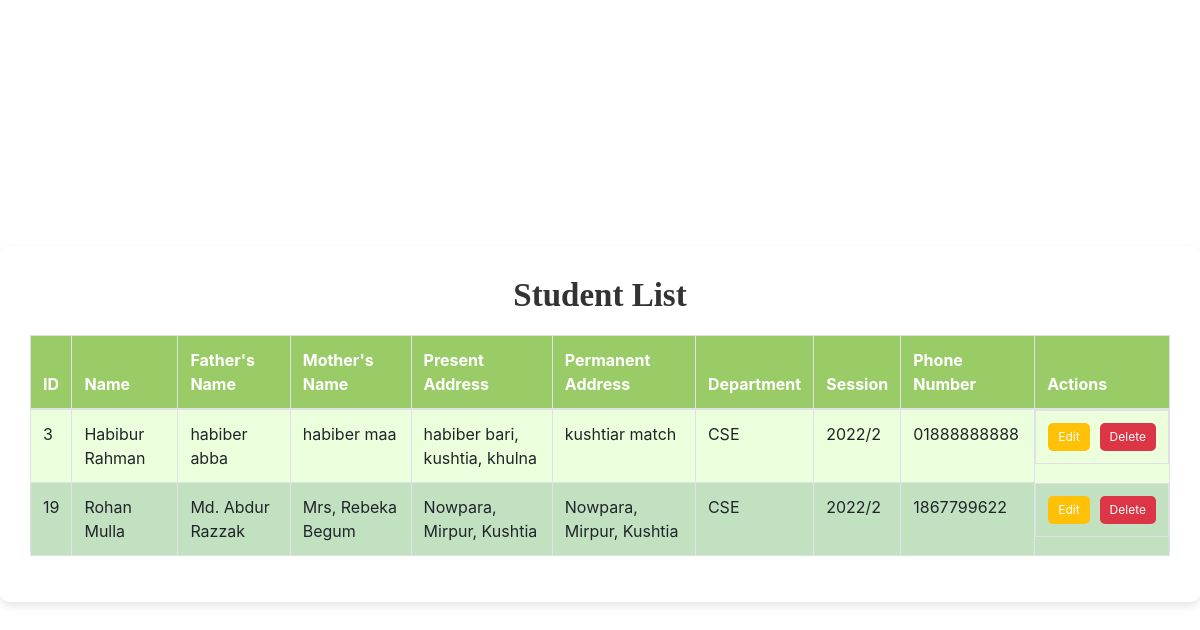
/students_list.php (signed in), run on the app's committed database.
### tables this page shows
CREATE TABLE `students` (
  `id` int(11) NOT NULL,
  `user_id` int(11) NOT NULL,
  `department` varchar(100) DEFAULT NULL,
  `session` varchar(50) DEFAULT NULL,
  `father_name` varchar(100) DEFAULT NULL,
  `mother_name` varchar(100) DEFAULT NULL,
  `present_address` text DEFAULT NULL,
  `permanent_address` text DEFAULT NULL,
  `phone_number` varchar(15) DEFAULT NULL,
  `name` varchar(255) DEFAULT NULL
);

### students_list.php (the view, shortened to what this page needs)
<?php
require_once 'db_connection.php';
$sql = "SELECT * FROM students ORDER BY id ASC";
$result = $conn->query($sql);
?>
<!DOCTYPE html>
<html lang="en">
<head>
    <link href="https://stackpath.bootstrapcdn.com/bootstrap/4.5.2/css/bootstrap.min.css" rel="stylesheet">
</head>
<body>
<div class="container mt-5">
    <h2>Student List</h2>
    <table class="table table-bordered">
        <thead>
            <tr>
                <th>ID</th>
                <th>Name</th>
                <th>Father's Name</th>
                <th>Mother's Name</th>
                <th>Present Address</th>
                <th>Permanent Address</th>
                <th>Department</th>
                <th>Session</th>
                <th>Phone Number</th>
                <th>Actions</th>
            </tr>
        </thead>
        <tbody>
            <?php while ($row = $result->fetch_assoc()) { ?>
            <tr>
                <td><?php echo $row['id']; ?></td>
                <td><?php echo $row['name']; ?></td>
                <td><?php echo $row['father_name']; ?></td>
                <td><?php echo $row['mother_name']; ?></td>
                <td><?php echo $row['present_address']; ?></td>
                <td><?php echo $row['permanent_address']; ?></td>
                <td><?php echo $row['department']; ?></td>
                <td><?php echo $row['session']; ?></td>
                <td><?php echo $row['phone_number']; ?></td>
                <td class="action-buttons">
                <a href="http://localhost:8080/school_management/edit_student_admin.php?id=<?php echo $row['id']; ?>" class="btn btn-warning btn-sm">Edit</a>
                <a href="delete_student.php?id=<?php echo $row['id']; ?>" class="btn btn-danger btn-sm">Delete</a>
                </td>
            </tr>
            <?php } ?>
        </tbody>
    </table>
</div>
</body>
</html>

### students_list.php (style rules this page uses)
body { background-image: url('http://localhost:8080/school_management/images/admin_dashboard_background.jpg'); background-size: cover; background-position: center; height: 100vh; display: flex; justify-content: center; align-items: center; margin: 0; }
.container { background-color: rgba(255, 255, 255, 0.9); padding: 30px; border-radius: 10px; box-shadow: 0 4px 8px rgba(0, 0, 0, 0.1); max-width: 1200px; width: 100%; }
h2 { font-family: 'Times New Roman', serif; font-size: 33px; font-weight: bold; margin-bottom: 20px; text-align: center; color: #333; }
table { width: 100%; border-collapse: collapse; }
th, td { padding: 10px; border: 1px solid #ddd; text-align: left; }
th { background-color: #99cc66; color: white; }
tr:nth-child(odd) { background-color: #ECFFDC; }
tr:nth-child(even) { background-color: #C1E1C1; }
td.action-buttons { display: flex; gap: 10px; justify-content: flex-start; }
.btn-custom, .btn-warning, .btn-danger { padding: 8px 12px; border-radius: 5px; border: none; transition: background-color 0.3s ease; display: inline-block; }
.btn-danger { background-color: #dc3545; color: white; }
.btn-warning { background-color: #ffc107; color: white; }
.btn-sm { font-size: 12px; padding: 5px 10px; }

### data on the page
students: id "3", name "Habibur Rahman", father_name "habiber abba", mother_name "habiber maa", present_address "habiber bari, kushtia, khulna", permanent_address "kushtiar match", department "CSE", session "2022/2", phone_number "01888888888"
students: id "19", name "Rohan Mulla", father_name "Md. Abdur Razzak", mother_name "Mrs, Rebeka Begum", present_address "Nowpara, Mirpur, Kushtia", permanent_address "Nowpara, Mirpur, Kushtia", department "CSE", session "2022/2", phone_number "1867799622"
